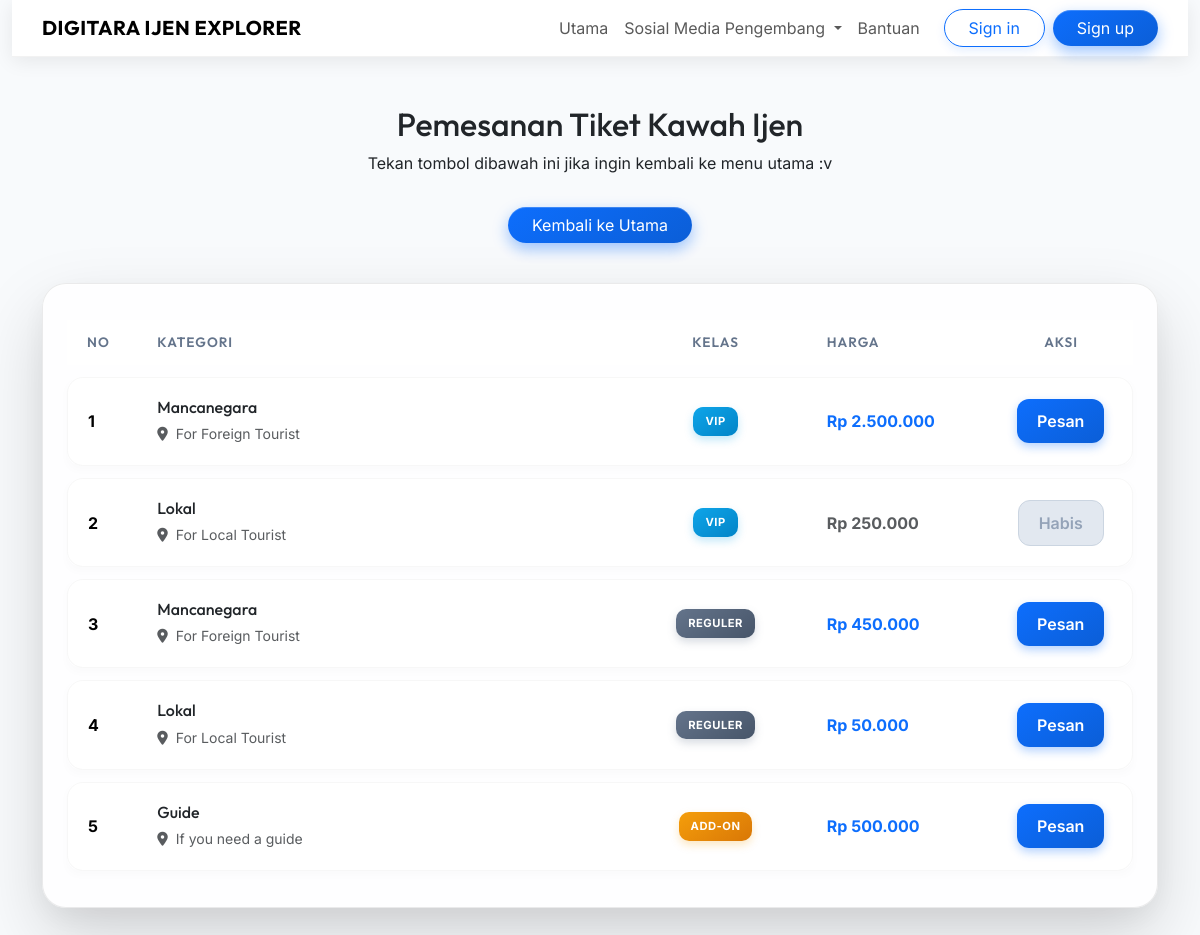
The app's page /api/tiket.php with its own data.
### tables this page shows
CREATE TABLE IF NOT EXISTS `tiket` (
  `id` INT AUTO_INCREMENT PRIMARY KEY,
  `kategori` VARCHAR(100) NOT NULL,
  `kelas` VARCHAR(50) NOT NULL,
  `harga` DECIMAL(10, 2) NOT NULL,
  `status` ENUM('tersedia', 'habis') DEFAULT 'tersedia'
);

### api/tiket.php (the view, shortened to what this page needs)
<?php
require_once __DIR__ . '/config.php';
try {
    $stmtTickets = $pdo->query("SELECT * FROM tiket");
    $tickets = $stmtTickets->fetchAll();
} catch (PDOException $e) {
    $tickets = [];
}
?>
<!DOCTYPE html>
<html lang="en">
<head>
    <link rel="stylesheet" href="/assets/BOOTSRAP/css/bootstrap.min.css">
    <link rel="stylesheet" href="/assets/FONTAWESOME/css/all.css">
    <link rel="stylesheet" href="/tiket/tiket.css">
</head>
<body>
    <div class="container-fluid">
        <div class="row">
            <div class="col">
                <nav class="navbar navbar-expand-lg sticky-top">
                    <div class="container">
                        <a class="navbar-brand" href="/api/index.php">DIGITARA IJEN EXPLORER</a>
                        <div class="collapse navbar-collapse" id="navbarNav">
                            <ul class="navbar-nav ms-auto align-items-center">
                                <li class="nav-item"><a class="nav-link" href="/api/index.php">Utama</a></li>
                                <li class="nav-item dropdown">
                                    <a class="nav-link dropdown-toggle" href="#" id="navbarDropdown" role="button" data-bs-toggle="dropdown" aria-expanded="false" data-bs-display="static">
                                        Sosial Media Pengembang
                                    </a>
                                </li>
                                <li class="nav-item"><a class="nav-link" href="#">Bantuan</a></li>
                                <li class="nav-item ms-lg-3 d-flex align-items-center flex-column flex-lg-row">
                                    <?php if (isset($_SESSION['username'])): ?>
                                        <span class="navbar-text me-lg-3 mb-2 mb-lg-0 fw-bold text-dark"><i class="fas fa-user-circle me-1"></i>Halo, <?php echo htmlspecialchars($_SESSION['username']); ?></span>
                                        <a href="/api/logout.php" class="btn btn-outline-danger rounded-pill px-4">Sign out</a>
                                    <?php else: ?>
                                        <a href="/api/login.php" class="btn btn-outline-primary rounded-pill px-4 me-2 mb-2 mb-lg-0">Sign in</a>
                                        <a href="/api/register.php" class="btn btn-primary rounded-pill px-4">Sign up</a>
                                    <?php endif; ?>
                                </li>
                            </ul>
                        </div>
                    </div>
                </nav>
            </div>
        </div>
        <div class="row">
            <div class="col text-center mt-5 mb-3">
                <h2>Pemesanan Tiket Kawah Ijen</h2>
                <p>Tekan tombol dibawah ini jika ingin kembali ke menu utama :v </p>
                <a href="/api/index.php" class="btn btn-primary rounded-pill px-4 mt-3">Kembali ke Utama</a>
            </div>
        </div>
        <div class="row">
            <div class="col">
                <div class="container mt-2 mb-5">
                    <div class="table-responsive">
                        <table class="table custom-table align-middle">
                            <thead>
                                <tr>
                                    <th scope="col" style="width: 5%;">No</th>
                                    <th scope="col" style="width: 40%;">Kategori</th>
                                    <th scope="col" style="width: 15%;" class="text-center">Kelas</th>
                                    <th scope="col" style="width: 15%;">Harga</th>
                                    <th scope="col" style="width: 10%;" class="text-center">Aksi</th>
                                </tr>
                            </thead>
                            <tbody>
                                <?php if (empty($tickets)): ?>
                                    <tr>
                                        <td colspan="5" class="text-center text-muted py-4">Tidak ada tiket tersedia saat ini.</td>
                                    </tr>
                                <?php else: ?>
                                    <?php foreach ($tickets as $idx => $t): ?>
                                        <tr>
                                            <td>
                                                <strong><?php echo $idx + 1; ?></strong><br>
                                            </td>
                                            <td>
                                                <h6 class="mb-1 text-dark"><?php echo htmlspecialchars($t['kategori']); ?></h6>
                                                <small class="text-muted"><i class="fas fa-map-marker-alt me-1"></i>
                                                    <?php
                                                    if ($t['kategori'] === 'Lokal') echo 'For Local Tourist';
                                                    elseif ($t['kategori'] === 'Mancanegara') echo 'For Foreign Tourist';
                                                    else echo 'If you need a guide';
                                                    ?>
                                                </small>
                                            </td>
                                            <td class="text-center">
                                                <span class="badge-custom <?php
                                                    if ($t['kelas'] === 'VIP') echo 'badge-vip';
                                                    elseif ($t['kelas'] === 'REGULER') echo 'badge-reguler';
                                                    else echo 'badge-festival';
                                                ?>"><?php echo htmlspecialchars($t['kelas']); ?></span>
                                            </td>
                                            <td><strong class="<?php echo $t['status'] === 'habis' ? 'text-muted' : 'text-primary'; ?>">
                                                Rp <?php echo number_format($t['harga'], 0, ',', '.'); ?>
                                            </strong></td>
                                            <td class="text-center">
                                                <?php if ($t['status'] === 'habis'): ?>
                                                    <button class="btn-soldout" disabled>Habis</button>
                                                <?php else: ?>
                                                    <button type="button" class="btn-book border-0"
                                                            data-bs-toggle="modal"
                                                            data-bs-target="#bookingModal"
                                                            data-id="<?php echo $t['id']; ?>"
                                                            data-category="<?php echo htmlspecialchars($t['kategori']); ?>"
                                                            data-class="<?php echo htmlspecialchars($t['kelas']); ?>"
                                                            data-price="<?php echo $t['harga']; ?>">Pesan</button>
                                                <?php endif; ?>
                                            </td>
                                        </tr>
                                    <?php endforeach; ?>
                                <?php endif; ?>
                            </tbody>
                        </table>
                    </div>
                </div>
            </div>
        </div>
    </div>
</body>
</html>

### tiket/tiket.css (style rules this page uses)
body { font-family: 'Inter', sans-serif; background-color: #f8fafc; }
h2, h3, h4, h5, h6, .navbar-brand { font-family: 'Outfit', sans-serif; }
.navbar { background-color: rgba(255, 255, 255, 0.95); backdrop-filter: blur(10px); box-shadow: 0 4px 20px rgba(0, 0, 0, 0.08) !important; border-bottom: 1px solid rgba(0, 0, 0, 0.05); }
.navbar-brand { font-weight: 700; letter-spacing: 0.5px; }
.btn-primary { background: linear-gradient(145deg, #0d6efd, #0b5ed7); border: none; box-shadow: 0 6px 15px rgba(13, 110, 253, 0.4), inset 0 1px 0 rgba(255,255,255,0.2); transition: all 0.2s ease; }
.btn-outline-primary { box-shadow: 0 4px 10px rgba(13, 110, 253, 0.1); background: white; transition: all 0.2s ease; }
.table-responsive { background: rgba(255, 255, 255, 0.8); backdrop-filter: blur(20px); -webkit-backdrop-filter: blur(20px); border-radius: 24px; border: 1px solid rgba(0, 0, 0, 0.08); box-shadow: 0 30px 70px rgba(0, 0, 0, 0.15), 0 10px 30px rgba(0, 0, 0, 0.05), inset 0 1px 0 rgba(255, 255, 255, 0.6); padding: 24px; margin: 15px 0 30px 0; transition: transform 0.3s cubic-bezier(0.25, 0.8, 0.25, 1), box-shadow 0.3s cubic-bezier(0.25, 0.8, 0.25, 1); }
.custom-table { border-collapse: separate; border-spacing: 0 12px; margin-bottom: 0; }
.custom-table thead th { border: none; font-family: 'Outfit', sans-serif; font-weight: 600; color: #64748b; text-transform: uppercase; font-size: 0.85rem; letter-spacing: 1px; padding: 12px 20px; }
.custom-table tbody tr { background: #ffffff; box-shadow: 0 4px 10px rgba(0, 0, 0, 0.02); border-radius: 12px; transition: all 0.3s cubic-bezier(0.25, 0.8, 0.25, 1); }
.custom-table tbody td { padding: 20px; border: none; background: transparent; }
.custom-table tbody tr td:first-child { border-top-left-radius: 16px; border-bottom-left-radius: 16px; border-left: 1px solid rgba(0, 0, 0, 0.03); }
.custom-table tbody tr td:last-child { border-top-right-radius: 16px; border-bottom-right-radius: 16px; border-right: 1px solid rgba(0, 0, 0, 0.03); }
.custom-table tbody tr td { border-top: 1px solid rgba(0, 0, 0, 0.03); border-bottom: 1px solid rgba(0, 0, 0, 0.03); }
.badge-custom { padding: 6px 12px; border-radius: 10px; font-weight: 700; font-size: 0.7rem; letter-spacing: 0.5px; display: inline-block; color: #ffffff !important; text-transform: uppercase; }
.badge-vip { background: linear-gradient(145deg, #0ea5e9, #0284c7); box-shadow: 0 4px 8px rgba(14, 165, 233, 0.25); border: none; }
.badge-reguler { background: linear-gradient(145deg, #64748b, #475569); box-shadow: 0 4px 8px rgba(100, 116, 139, 0.25); border: none; }
.badge-festival { background: linear-gradient(145deg, #f59e0b, #d97706); box-shadow: 0 4px 8px rgba(245, 158, 11, 0.25); border: none; }
.btn-book { background: linear-gradient(145deg, #0d6efd, #0b5ed7); border: none; color: white !important; font-weight: 600; border-radius: 12px; box-shadow: 0 4px 10px rgba(13, 110, 253, 0.3); padding: 10px 20px; transition: all 0.2s ease; text-decoration: none; display: inline-block; }
.btn-soldout { background-color: #e2e8f0; color: #94a3b8; border: 1px solid #cbd5e1; font-weight: 600; border-radius: 12px; padding: 10px 20px; cursor: not-allowed; display: inline-block; text-decoration: none; }
body { animation: fadeInUpPage 0.8s cubic-bezier(0.34, 1.3, 0.64, 1) forwards; opacity: 0; transform-origin: top center; }

### records on screen
tiket: kategori "Mancanegara", shows "For Foreign Tourist", kelas "VIP", harga "2.500.000"
tiket: kategori "Lokal", shows "For Local Tourist", kelas "VIP", harga "250.000", status "Habis"
tiket: kategori "Mancanegara", shows "For Foreign Tourist", kelas "REGULER", harga "450.000"
tiket: kategori "Lokal", shows "For Local Tourist", kelas "REGULER", harga "50.000"
tiket: kategori "Guide", shows "If you need a guide", kelas "ADD-ON", harga "500.000"
